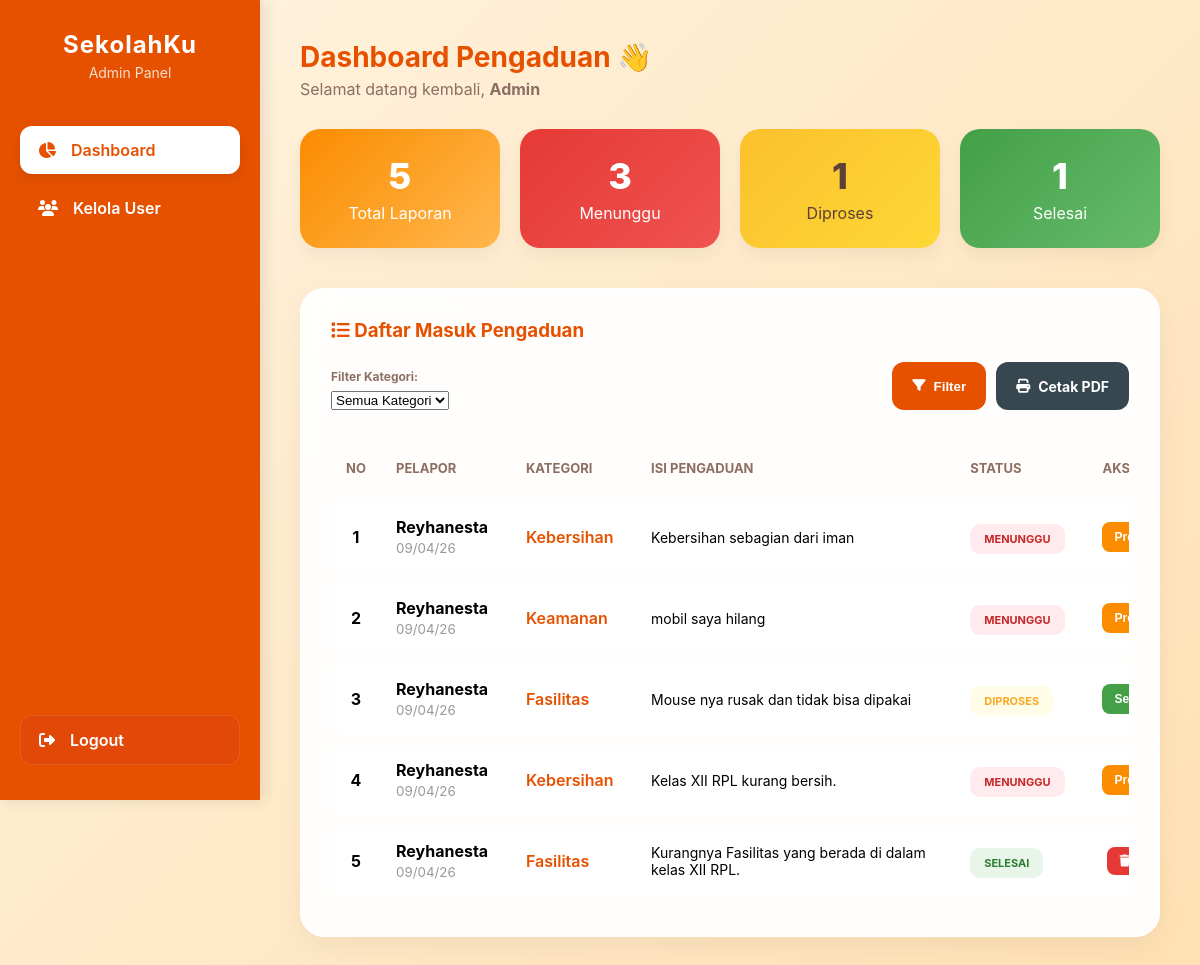
/admin.php (signed in), run on the app's committed database.
### tables this page shows
CREATE TABLE `pengaduan` (
  `id` int NOT NULL,
  `user_id` int DEFAULT NULL,
  `kategori` varchar(50) DEFAULT NULL,
  `isi` text,
  `bukti` varchar(255) DEFAULT NULL,
  `tanggal` datetime DEFAULT CURRENT_TIMESTAMP,
  `status` enum('menunggu','diproses','selesai') DEFAULT 'menunggu',
  `feedback` text
);

CREATE TABLE `users` (
  `id` int NOT NULL,
  `nama` varchar(100) DEFAULT NULL,
  `role` enum('siswa','admin') DEFAULT 'siswa',
  `username` varchar(50) DEFAULT NULL,
  `password` varchar(100) DEFAULT NULL
);

### admin.php (the view, shortened to what this page needs)
<?php
include 'koneksi.php';
$total = mysqli_fetch_assoc(mysqli_query($conn, "SELECT COUNT(*) as total FROM pengaduan"));
$menunggu = mysqli_fetch_assoc(mysqli_query($conn, "SELECT COUNT(*) as total FROM pengaduan WHERE status='menunggu'"));
$diproses = mysqli_fetch_assoc(mysqli_query($conn, "SELECT COUNT(*) as total FROM pengaduan WHERE status='diproses'"));
$selesai = mysqli_fetch_assoc(mysqli_query($conn, "SELECT COUNT(*) as total FROM pengaduan WHERE status='selesai'"));
$kategori = $_GET['kategori'] ?? '';
$where_clause = "";
$query = mysqli_query($conn, "
    SELECT p.*, u.nama FROM pengaduan p
    JOIN users u ON u.id = p.user_id
    $where_clause
    ORDER BY p.id DESC
");
?>
<!DOCTYPE html>
<html lang="id">
<head>
    <link rel="stylesheet" href="https://cdnjs.cloudflare.com/ajax/libs/font-awesome/6.4.0/css/all.min.css">
</head>
<body>
<div class="sidebar" id="sidebar">
    <div class="sidebar-header">
        <h2>SekolahKu</h2>
        <p>Admin Panel</p>
    </div>
    <a href="admin.php" class="active"><i class="fas fa-chart-pie"></i> <span>Dashboard</span></a>
    <a href="users.php"><i class="fas fa-users"></i> <span>Kelola User</span></a>
    <a href="logout.php" class="logout"><i class="fas fa-sign-out-alt"></i> <span>Logout</span></a>
</div>
<div class="main">
    <div class="welcome-text">
        <h2>Dashboard Pengaduan 👋</h2>
        <p>Selamat datang kembali, <strong><?= htmlspecialchars($_SESSION['nama']); ?></strong></p>
    </div>
    <div class="dashboard-stats">
        <div class="card-box total"><span><?= $total['total']; ?></span> Total Laporan </div>
        <div class="card-box menunggu"><span><?= $menunggu['total']; ?></span> Menunggu </div>
        <div class="card-box diproses"><span><?= $diproses['total']; ?></span> Diproses </div>
        <div class="card-box selesai"><span><?= $selesai['total']; ?></span> Selesai </div>
    </div>
    <div class="card">
        <h3 style="color: var(--primary-dark); margin: 0 0 20px 0;">
            <i class="fas fa-list"></i> Daftar Masuk Pengaduan
        </h3>
        <form method="GET" class="filter-box">
            <div class="form-group">
                <label style="font-size: 12px; font-weight: bold; color: #8d6e63; display:block; margin-bottom:5px;">Filter Kategori:</label>
                <select name="kategori" class="form-modern">
                    <option value="">Semua Kategori</option>
                </select>
            </div>
            <div class="button-group">
                <button type="submit" class="btn-filter">
                    <i class="fas fa-filter"></i> Filter
                </button>
                <a href="cetak.php?kategori=<?= $kategori ?>" target="_blank" class="btn-cetak">
                    <i class="fas fa-print"></i> Cetak PDF
                </a>
            </div>
        </form>
        <div class="table-container">
            <table>
                <thead>
                    <tr>
                        <th width="50">No</th>
                        <th>Pelapor</th>
                        <th>Kategori</th>
                        <th>Isi Pengaduan</th>
                        <th>Status</th>
                        <th>Aksi</th>
                    </tr>
                </thead>
                <tbody>
                    <?php
                    $no = 1;
                    while($d = mysqli_fetch_array($query)){
                        $s = $d['status'];
                        $class = ($s == 'menunggu') ? 'menunggu-badge' : (($s == 'diproses') ? 'diproses-badge' : 'selesai-badge');
                    ?>
                    <tr>
                        <td align="center"><strong><?= $no++; ?></strong></td>
                        <td>
                            <strong><?= htmlspecialchars($d['nama']); ?></strong><br>
                            <small style="color: #999;"><?= date('d/m/y', strtotime($d['tanggal'])); ?></small>
                        </td>
                        <td><span style="font-weight: 600; color: var(--primary-dark);"><?= $d['kategori']; ?></span></td>
                        <td style="font-size: 14px; max-width: 300px;"><?= nl2br(htmlspecialchars($d['isi'])); ?></td>
                        <td><span class="badge <?= $class ?>"><?= $s ?></span></td>
                        <td>
                            <div style="display: flex; gap: 5px;">
                                <form action="update_status.php" method="POST" style="display:inline;">
                                    <?php if($d['status']=='menunggu'){ ?>
                                        <button type="submit" name="status" value="diproses" class="btn-action btn-proses">Proses</button>
                                    <?php } elseif($d['status']=='diproses'){ ?>
                                        <button type="submit" name="status" value="selesai" class="btn-action btn-selesai">Selesai</button>
                                    <?php } ?>
                                </form>
                                <a href="hapus.php?id=<?= $d['id']; ?>" class="btn-action btn-hapus" onclick="return confirm('Hapus?')"><i class="fas fa-trash"></i></a>
                            </div>
                        </td>
                    </tr>
                    <?php } ?>
                </tbody>
            </table>
        </div>
    </div>
</div>
</body>
</html>

### admin.php (style rules this page uses)
:root { --primary: #ff7043; --primary-dark: #e65100; --secondary: #fb8c00; --success: #43a047; --danger: #e53935; --warning: #fbc02d; --dark-blue: #37474f; --bg: #fff3e0; --sidebar-width: 260px; }
* { box-sizing: border-box; scroll-behavior: smooth; }
body { margin: 0; font-family: 'Inter', 'Segoe UI', Arial, sans-serif; background: linear-gradient(135deg, #fff3e0 0%, #ffe0b2 100%); background-attachment: fixed; min-height: 100vh; }
.sidebar { width: var(--sidebar-width); height: 100vh; position: fixed; background: var(--primary-dark); padding: 30px 20px; color: white; display: flex; flex-direction: column; box-shadow: 4px 0 15px rgba(0,0,0,0.1); z-index: 1000; transition: 0.3s; }
.sidebar-header { margin-bottom: 40px; text-align: center; }
.sidebar-header h2 { margin: 0; font-size: 24px; color: #fff; letter-spacing: 1px; }
.sidebar-header p { margin: 5px 0 0; opacity: 0.8; font-size: 14px; }
.sidebar a { display: flex; align-items: center; color: white; padding: 14px 18px; margin: 5px 0; text-decoration: none; border-radius: 12px; transition: all 0.3s ease; font-weight: 600; gap: 15px; }
.sidebar a.active { background: white; color: var(--primary-dark); box-shadow: 0 4px 12px rgba(0,0,0,0.1); }
.sidebar a.logout { margin-top: auto; background: rgba(211, 47, 47, 0.2); border: 1px solid rgba(255,255,255,0.1); }
.main { margin-left: var(--sidebar-width); padding: 40px; transition: 0.3s; }
.welcome-text h2 { color: var(--primary-dark); margin: 0; font-size: 28px; }
.welcome-text p { color: #8d6e63; margin: 5px 0 30px; }
.dashboard-stats { display: grid; grid-template-columns: repeat(auto-fit, minmax(200px, 1fr)); gap: 20px; margin-bottom: 40px; }
.card-box { padding: 25px; border-radius: 20px; color: white; text-align: center; transition: 0.3s; box-shadow: 0 8px 20px rgba(0,0,0,0.05); }
.card-box span { font-size: 36px; font-weight: 800; display: block; margin-bottom: 5px; }
.total { background: linear-gradient(135deg, #fb8c00, #ffb74d); }
.menunggu { background: linear-gradient(135deg, #e53935, #ef5350); }
.diproses { background: linear-gradient(135deg, #fbc02d, #fdd835); color: #5d4037; }
.selesai { background: linear-gradient(135deg, #43a047, #66bb6a); }
.card { background: rgba(255, 255, 255, 0.95); backdrop-filter: blur(10px); padding: 30px; border-radius: 24px; margin-bottom: 30px; border: 1px solid white; box-shadow: 0 10px 30px rgba(0,0,0,0.05); }
.filter-box { display: flex; gap: 15px; margin-bottom: 25px; align-items: flex-end; flex-wrap: wrap; }
.form-group { flex-grow: 1; min-width: 200px; }
.button-group { display: flex; gap: 10px; }
.btn-filter { background: var(--primary-dark); padding: 12px 20px; border-radius: 12px; border: none; color: white; font-weight: bold; cursor: pointer; transition: 0.3s; height: 48px; display: flex; align-items: center; gap: 8px; }
.btn-cetak { background: var(--dark-blue); padding: 12px 20px; border-radius: 12px; border: none; color: white; font-weight: bold; cursor: pointer; transition: 0.3s; text-decoration: none; height: 48px; display: flex; align-items: center; gap: 8px; font-size: 14px; }
.table-container { overflow-x: auto; }
table { width: 100%; border-collapse: separate; border-spacing: 0 10px; min-width: 900px; }
th { padding: 15px; text-align: left; color: #8d6e63; font-size: 13px; text-transform: uppercase; }
td { padding: 15px; background: white; vertical-align: middle; border-top: 1px solid #fcfcfc; }
tr td:first-child { border-radius: 15px 0 0 15px; }
tr td:last-child { border-radius: 0 15px 15px 0; }
.badge { padding: 8px 14px; border-radius: 10px; font-size: 11px; font-weight: 700; text-transform: uppercase; }
.menunggu-badge { background: #ffebee; color: #c62828; }
.diproses-badge { background: #fffde7; color: #f9a825; }
.selesai-badge { background: #e8f5e9; color: #2e7d32; }
.btn-action { padding: 8px 12px; border-radius: 8px; border: none; color: white; font-weight: bold; cursor: pointer; font-size: 12px; transition: 0.2s; text-decoration: none; display: inline-flex; align-items: center; gap: 5px; }
.btn-proses { background: var(--secondary); }
.btn-selesai { background: var(--success); }
.btn-hapus { background: var(--danger); }

### data on the page
pengaduan: user.nama "Reyhanesta", tanggal "09/04/26", kategori "Kebersihan", isi "Kebersihan sebagian dari iman", status "MENUNGGU", shows "Proses"
pengaduan: user.nama "Reyhanesta", tanggal "09/04/26", kategori "Keamanan", isi "mobil saya hilang", status "MENUNGGU", shows "Proses"
pengaduan: user.nama "Reyhanesta", tanggal "09/04/26", kategori "Fasilitas", isi "Mouse nya rusak dan tidak bisa dipakai", status "DIPROSES", shows "Selesai"
pengaduan: user.nama "Reyhanesta", tanggal "09/04/26", kategori "Kebersihan", isi "Kelas XII RPL kurang bersih.", status "MENUNGGU", shows "Proses"
pengaduan: user.nama "Reyhanesta", tanggal "09/04/26", kategori "Fasilitas", isi "Kurangnya Fasilitas yang berada di dalam kelas XII RPL.", status "SELESAI"

### other printed values
$_SESSION['nama'] "Admin"
$total['total'] "5"
$menunggu['total'] "3"
$diproses['total'] "1"
$selesai['total'] "1"
